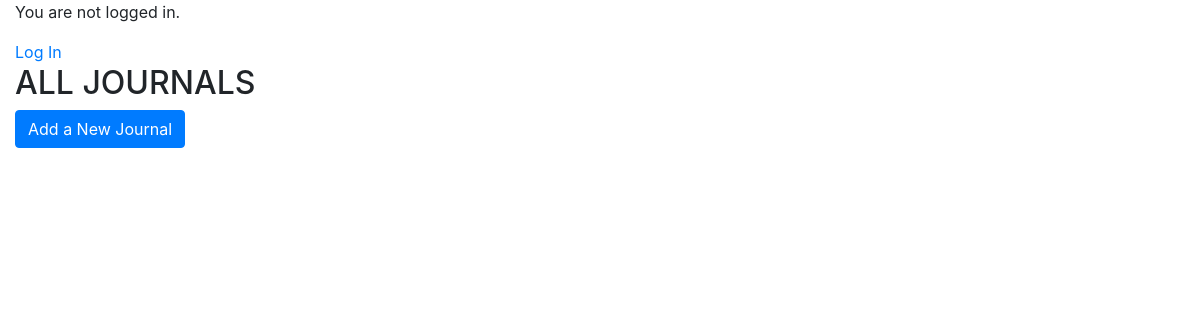
The app's page /journal/list, older data.
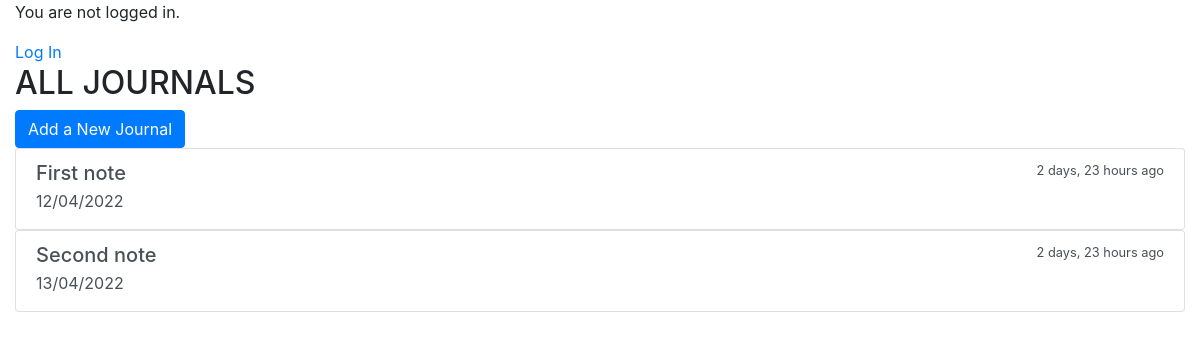
The same page, newer data.
### journal/models.py (models this page shows, shortened)
class Journal(models.Model):
    title = models.CharField(max_length=100, blank=False)
    description = models.TextField()
    date_created = models.DateTimeField(auto_now_add=True)
    class Meta:
        ordering = ['date_created']

### journal/views.py (the view)
# urls.py: path('journal/list', views.JournalListView.as_view(), name='journal_list'),
class JournalListView(ListView):
    model = Journal
    template_name = 'journal/journal_list.html'
    context_object_name = 'journal_list'

### templates/journal/journal_list.html (shortened to what this page needs)
{% extends "journal/base.html" %}
{% load humanize %}
{% block content %}
<h2>ALL JOURNALS</h2>
<a href="create_journal"><button class="btn btn-primary" type = "submit">Add a New Journal</button></a>
<div>
   {% for journal in journal_list %}
   <div class="list-group">
      <a href=" " class="list-group-item list-group-item-action flex-column align-items-start">
         <div class="d-flex w-100 justify-content-between">
            <h5 class="mb-1">{{ journal.title }}</h5>
            <small>{{ journal.date_created|naturaltime }}</small>
         </div>
         <p class="mb-1">{{ journal.description|truncatechars:120}}</p>
      </a>
   </div>
   {% endfor %}
   {% endblock %}

### templates/journal/base.html (shortened to what this page needs)
<!DOCTYPE html>
<html lang="en">
   <head>
      <link rel="stylesheet" href="https://cdn.jsdelivr.net/npm/bootstrap@4.5.3/dist/css/bootstrap.min.css">
   </head>
   <body>
      <div class="container-fluid">
         <div class="row">
            <div class="col-sm-12 ">
                  {% if user.is_authenticated %}
                     <p>Hi, {{ user.username }}!</p>
                     <p><a href="{% url 'logout' %}">Log out</a></p>
                  {% else %}
                     <p>You are not logged in.</p>
                     <a href="{% url 'login' %}">Log In</a>
                  {% endif %}
               {% block content %}{% endblock %}
            </div>
         </div>
      </div>
   </body>
</html>

Row changes from the older to the newer data that the page shows:
added Journal: title "First note", date_created "2 days, 23 hours ago", description "12/04/2022"
added Journal: title "Second note", date_created "2 days, 23 hours ago", description "13/04/2022"
